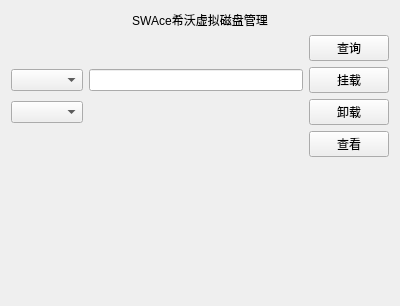
<?xml version="1.0" encoding="UTF-8"?>
<ui version="4.0">
 <class>HugoMountPage</class>
 <widget class="QWidget" name="HugoMountPage">
  <property name="geometry">
   <rect>
    <x>0</x>
    <y>0</y>
    <width>400</width>
    <height>306</height>
   </rect>
  </property>
  <property name="windowTitle">
   <string>Form</string>
  </property>
  <layout class="QGridLayout" name="gridLayout">
   <item row="5" column="6">
    <widget class="QPushButton" name="pushButton">
     <property name="text">
      <string>查看</string>
     </property>
    </widget>
   </item>
   <item row="7" column="0" colspan="7">
    <widget class="QLabel" name="m_labelStatus">
     <property name="text">
      <string/>
     </property>
    </widget>
   </item>
   <item row="8" column="0" colspan="7">
    <spacer name="verticalSpacer">
     <property name="orientation">
      <enum>Qt::Orientation::Vertical</enum>
     </property>
     <property name="sizeHint" stdset="0">
      <size>
       <width>20</width>
       <height>40</height>
      </size>
     </property>
    </spacer>
   </item>
   <item row="3" column="6">
    <widget class="QPushButton" name="m_btnMount">
     <property name="text">
      <string>挂载</string>
     </property>
    </widget>
   </item>
   <item row="0" column="0" colspan="7">
    <widget class="QLabel" name="label">
     <property name="text">
      <string>SWAce希沃虚拟磁盘管理</string>
     </property>
     <property name="alignment">
      <set>Qt::AlignmentFlag::AlignCenter</set>
     </property>
    </widget>
   </item>
   <item row="1" column="6">
    <widget class="QPushButton" name="m_btnQuery">
     <property name="text">
      <string>查询</string>
     </property>
    </widget>
   </item>
   <item row="4" column="5">
    <spacer name="horizontalSpacer_2">
     <property name="orientation">
      <enum>Qt::Orientation::Horizontal</enum>
     </property>
     <property name="sizeHint" stdset="0">
      <size>
       <width>40</width>
       <height>20</height>
      </size>
     </property>
    </spacer>
   </item>
   <item row="6" column="0" colspan="7">
    <widget class="QLabel" name="m_labelMsg">
     <property name="text">
      <string/>
     </property>
    </widget>
   </item>
   <item row="4" column="6">
    <widget class="QPushButton" name="m_btnUnmount">
     <property name="text">
      <string>卸载</string>
     </property>
    </widget>
   </item>
   <item row="3" column="5">
    <widget class="QLineEdit" name="m_editMountDrive"/>
   </item>
   <item row="3" column="0" colspan="5">
    <widget class="QComboBox" name="m_comboMount"/>
   </item>
   <item row="4" column="0" colspan="5">
    <widget class="QComboBox" name="m_comboUnmount"/>
   </item>
  </layout>
 </widget>
 <resources/>
 <connections/>
</ui>
